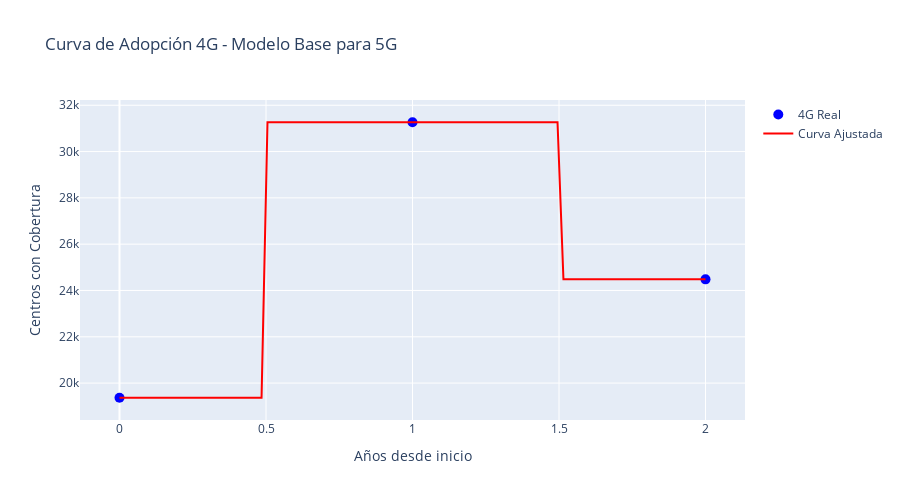

The cell this chart's notebook holds for it:
### Markdown cell above
## Modelo de Predicción 5G

Estrategia: Usar el patrón de crecimiento de 4G/LTE (tecnologías más recientes) como base para predecir 5G.

### Code cell
df_4g_growth = df_tech[df_tech['Centros_4G'] > 0].copy()
df_4g_growth['Años_desde_inicio'] = range(len(df_4g_growth))

años_historicos = df_4g_growth['Años_desde_inicio'].values
valores_4g = df_4g_growth['Centros_4G'].values

X_4g = años_historicos.reshape(-1, 1)
y_4g = valores_4g

modelo_4g = GradientBoostingRegressor(n_estimators=100, max_depth=5, random_state=42)
modelo_4g.fit(X_4g, y_4g)

print("Patrón de crecimiento 4G capturado")
print(f"R² del modelo base: {modelo_4g.score(X_4g, y_4g):.4f}")

fig = go.Figure()

fig.add_trace(go.Scatter(
    x=años_historicos,
    y=valores_4g,
    mode='markers',
    name='4G Real',
    marker=dict(size=10, color='blue')
))

años_fit = np.linspace(0, max(años_historicos), 100)
valores_fit = modelo_4g.predict(años_fit.reshape(-1, 1))

fig.add_trace(go.Scatter(
    x=años_fit,
    y=valores_fit,
    mode='lines',
    name='Curva Ajustada',
    line=dict(color='red', width=2)
))

fig.update_layout(
    title='Curva de Adopción 4G - Modelo Base para 5G',
    xaxis_title='Años desde inicio',
    yaxis_title='Centros con Cobertura',
    height=500
)

fig.write_html('graficos/curva_adopcion_4g.html')
fig.show()

### Figure 1 — Plotly figure (JSON) as saved in the notebook; plotly's stock layout.template omitted (floating-point values rounded to 4 significant figures)
{"data": [{"marker": {"color": "blue", "size": 10}, "mode": "markers", "name": "4G Real", "type": "scatter", "x": [0, 1, 2], "y": [19367, 31266, 24481]}, {"line": {"color": "red", "width": 2}, "mode": "lines", "name": "Curva Ajustada", "type": "scatter", "x": [0.0, 0.0202, 0.0404, 0.06061, 0.08081, 0.101, 0.1212, 0.1414, 0.1616, 0.1818, 0.202, 0.2222, 0.2424, 0.2626, 0.2828, 0.303, 0.3232, 0.3434, 0.3636, 0.3838, 0.404, 0.4242, 0.4444, 0.4646, 0.4848, 0.5051, 0.5253, 0.5455, 0.5657, 0.5859, 0.6061, 0.6263, 0.6465, 0.6667, 0.6869, 0.7071, 0.7273, 0.7475, 0.7677, 0.7879, 0.8081, 0.8283, 0.8485, 0.8687, 0.8889, 0.9091, 0.9293, 0.9495, 0.9697, 0.9899, 1.01, 1.03, 1.051, 1.071, 1.091, 1.111, 1.131, 1.152, 1.172, 1.192, 1.212, 1.232, 1.253, 1.273, 1.293, 1.313, 1.333, 1.354, 1.374, 1.394, 1.414, 1.434, 1.455, 1.475, 1.495, 1.515, 1.535, 1.556, 1.576, 1.596, 1.616, 1.636, 1.657, 1.677, 1.697, 1.717, 1.737, 1.758, 1.778, 1.798, 1.818, 1.838, 1.859, 1.879, 1.899, 1.919, 1.939, 1.96, 1.98, 2.0], "y": [19370.0, 19370.0, 19370.0, 19370.0, 19370.0, 19370.0, 19370.0, 19370.0, 19370.0, 19370.0, 19370.0, 19370.0, 19370.0, 19370.0, 19370.0, 19370.0, 19370.0, 19370.0, 19370.0, 19370.0, 19370.0, 19370.0, 19370.0, 19370.0, 19370.0, 31270.0, 31270.0, 31270.0, 31270.0, 31270.0, 31270.0, 31270.0, 31270.0, 31270.0, 31270.0, 31270.0, 31270.0, 31270.0, 31270.0, 31270.0, 31270.0, 31270.0, 31270.0, 31270.0, 31270.0, 31270.0, 31270.0, 31270.0, 31270.0, 31270.0, 31270.0, 31270.0, 31270.0, 31270.0, 31270.0, 31270.0, 31270.0, 31270.0, 31270.0, 31270.0, 31270.0, 31270.0, 31270.0, 31270.0, 31270.0, 31270.0, 31270.0, 31270.0, 31270.0, 31270.0, 31270.0, 31270.0, 31270.0, 31270.0, 31270.0, 24480.0, 24480.0, 24480.0, 24480.0, 24480.0, 24480.0, 24480.0, 24480.0, 24480.0, 24480.0, 24480.0, 24480.0, 24480.0, 24480.0, 24480.0, 24480.0, 24480.0, 24480.0, 24480.0, 24480.0, 24480.0, 24480.0, 24480.0, 24480.0, 24480.0]}], "layout": {"height": 500, "title": {"text": "Curva de Adopción 4G - Modelo Base para 5G"}, "xaxis": {"title": {"text": "Años desde inicio"}}, "yaxis": {"title": {"text": "Centros con Cobertura"}}}}
